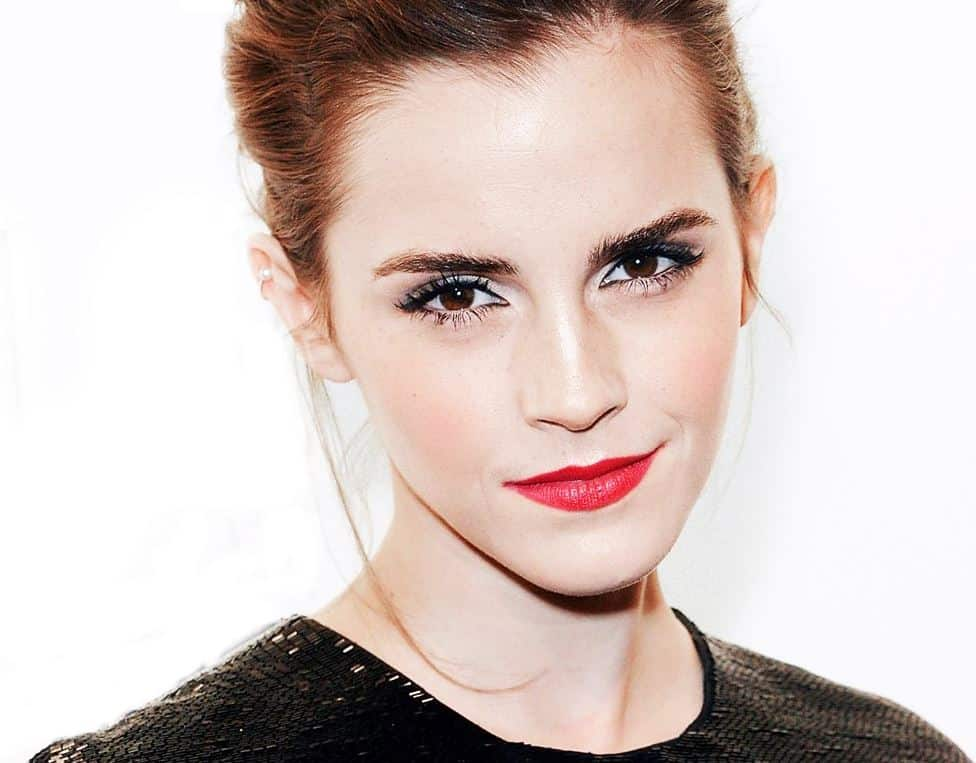
#> input picture 04/lesson2.jpg, 976 x 763 px
$ python 4.10.py
#> lines starting #> are read from the running program, lines starting #| are printed output that depends on the picture; after the words box and inside, x2 and y2 are one past the last pixel; in counts of white or black regions, pixels touching at a corner belong together
import cv2
img = cv2.imread("lesson2.jpg")
#> img is the input picture: shape (763, 976, 3); mean B, G, R 195.5, 199.8, 214.1
hsv = cv2.cvtColor(img,cv2.COLOR_BGR2HSV)
#> hsv: shape (763, 976, 3); mean H, S, V 47.3, 36.2, 215.1
h,s,v = cv2.split(hsv)
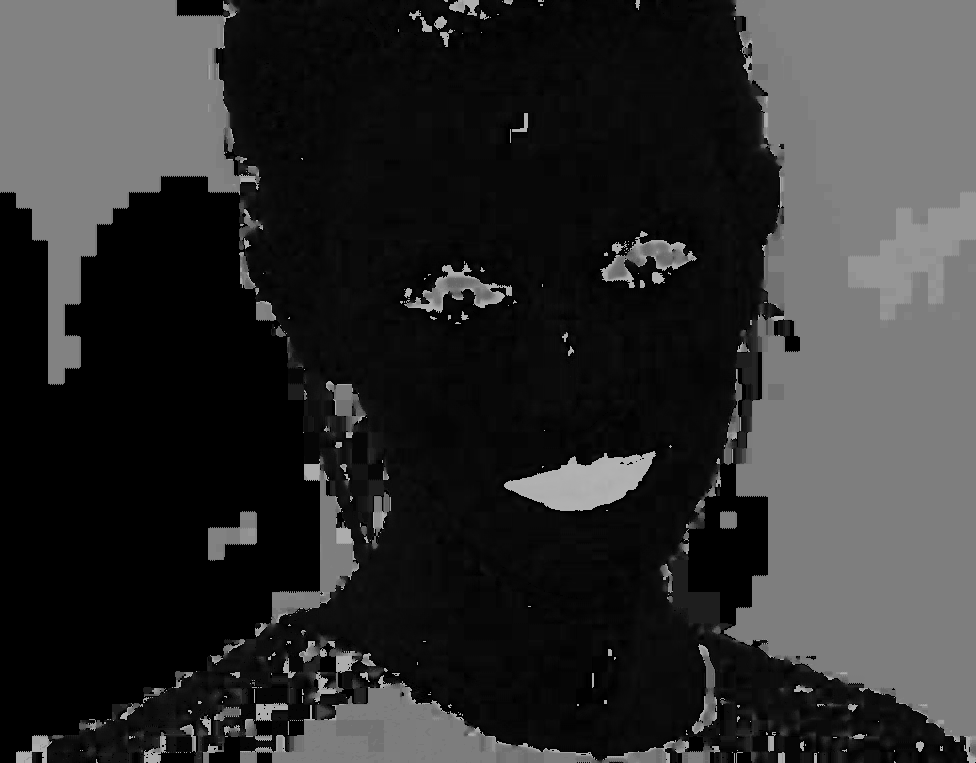
#> h: shape (763, 976); min 0, max 179, mean 47.3
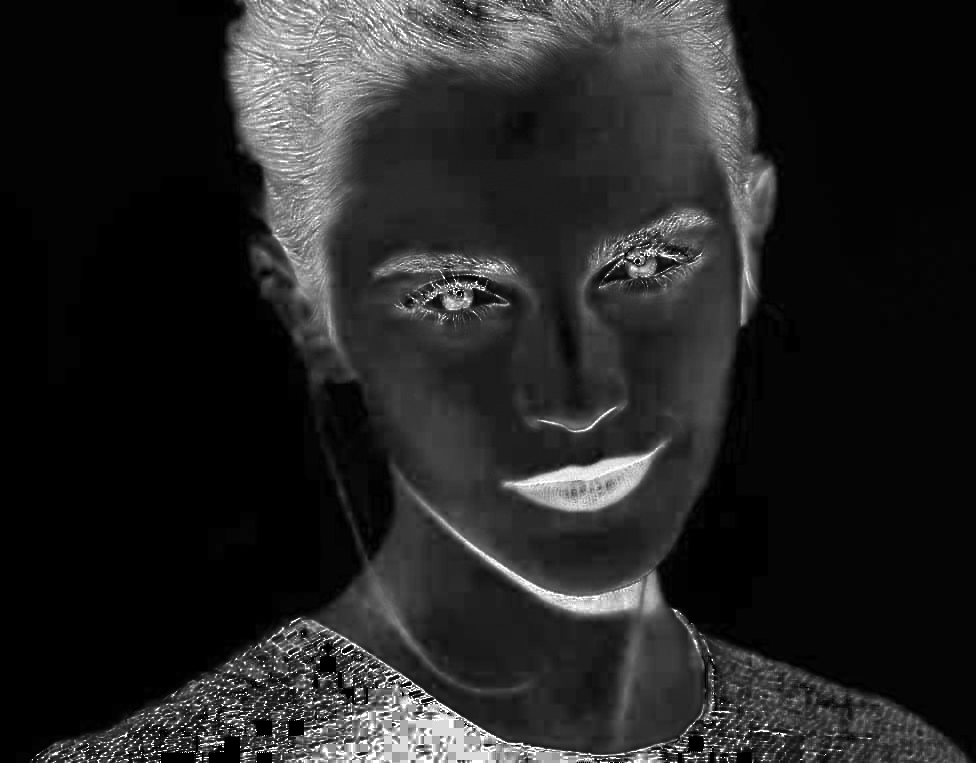
#> s: shape (763, 976); min 0, max 255, mean 36.2
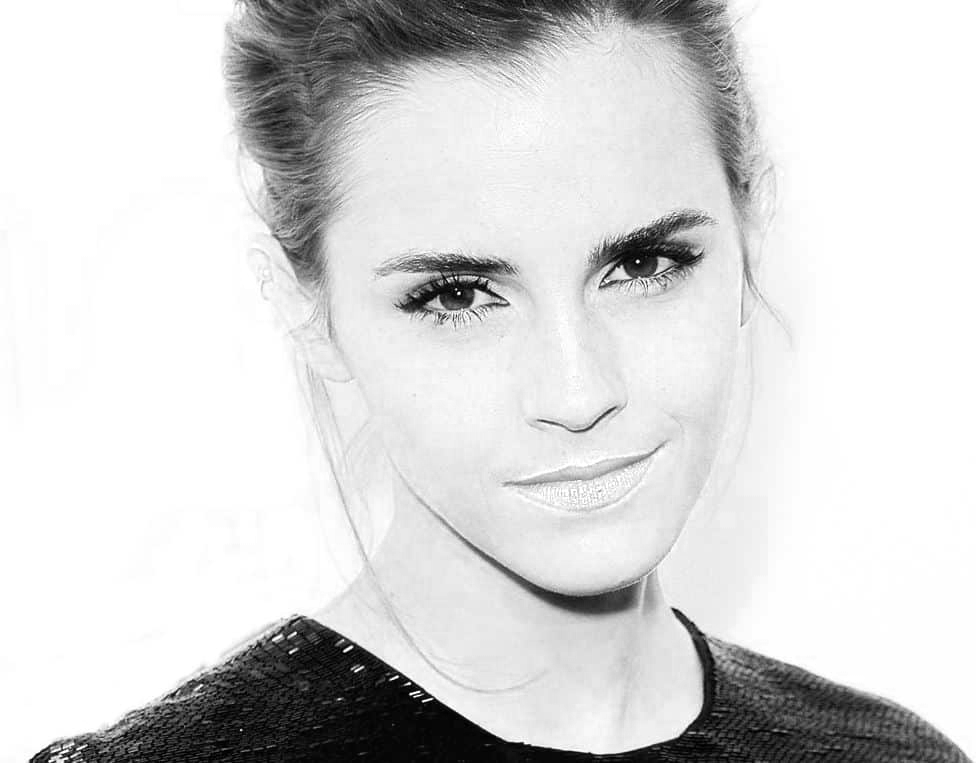
#> v: shape (763, 976); min 0, max 255, mean 215.1
minHue = 5
maxHue = 170
hueMask = cv2.inRange(h,minHue,maxHue)
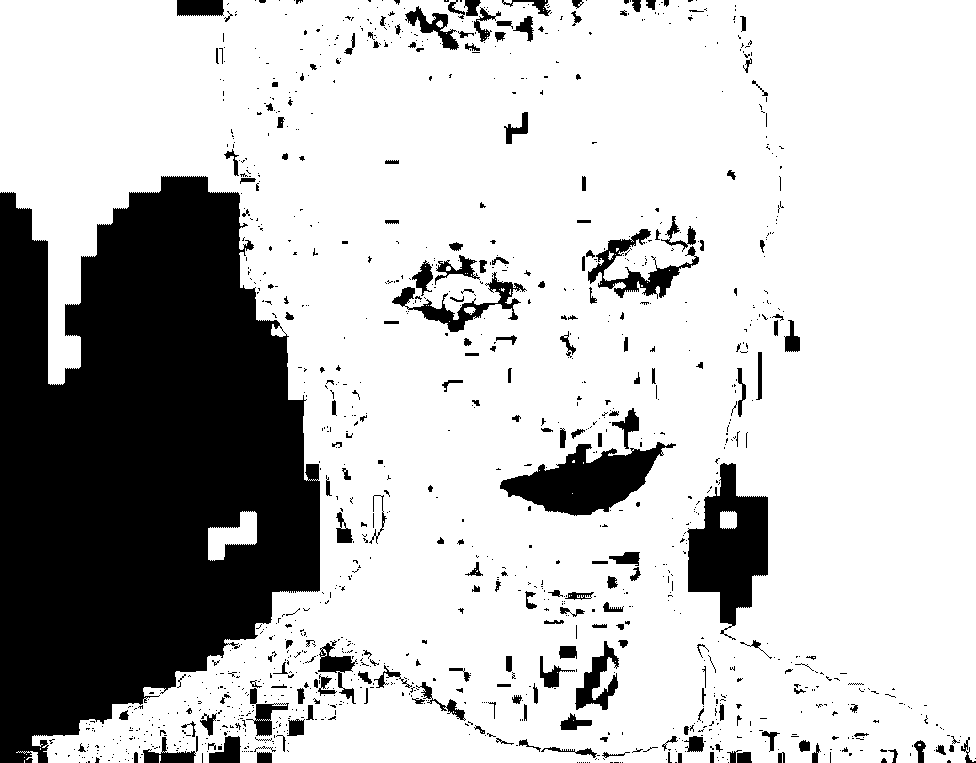
#> hueMask: shape (763, 976); 76.2% white; 1223 black regions (1010 under 20 px), largest, box (x1, y1, x2, y2) and area: (0, 176, 320, 763) 134189, (687, 463, 768, 640) 7863, (500, 442, 676, 516) 6496
minSat = 25
maxSat = 166
satMask = cv2.inRange(s,minSat,maxSat)
#> satMask: shape (763, 976); 43.5% white; 167 white regions (148 under 20 px), largest, box (x1, y1, x2, y2) and area: (36, 0, 971, 763) 321806, (555, 480, 597, 501) 409, (594, 479, 617, 497) 202
mask = hueMask & satMask
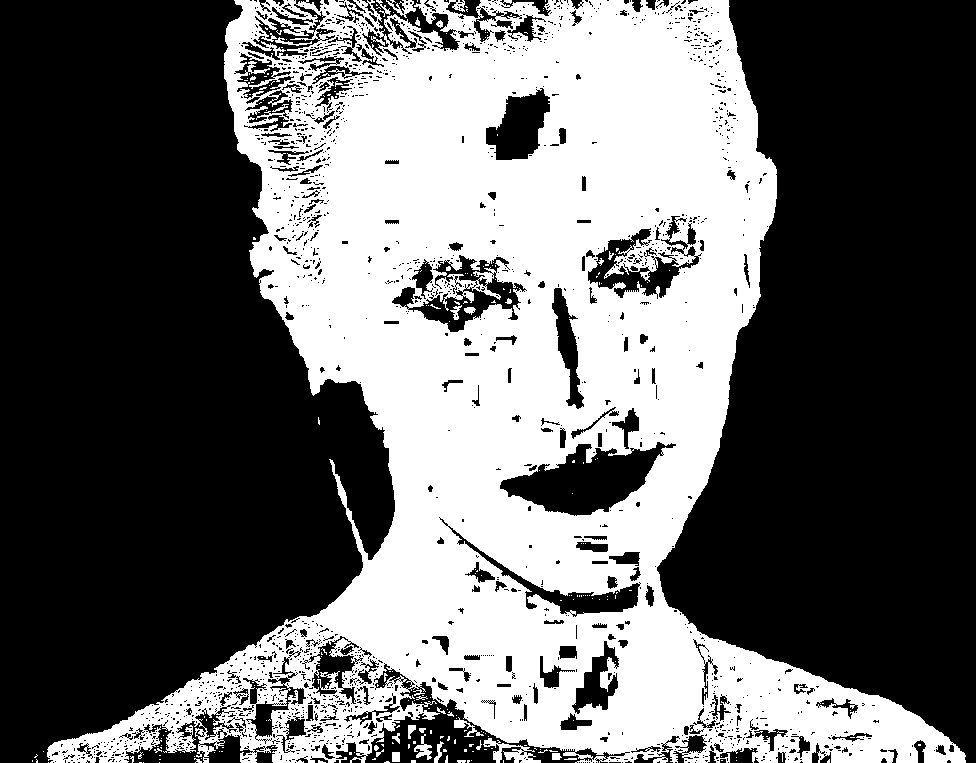
#> mask: shape (763, 976); 40.8% white; 273 white regions (240 under 20 px), largest, box (x1, y1, x2, y2) and area: (47, 0, 966, 763) 300568, (483, 738, 541, 763) 571, (386, 0, 416, 18) 212
roi=cv2.bitwise_and(img,img,mask=mask)
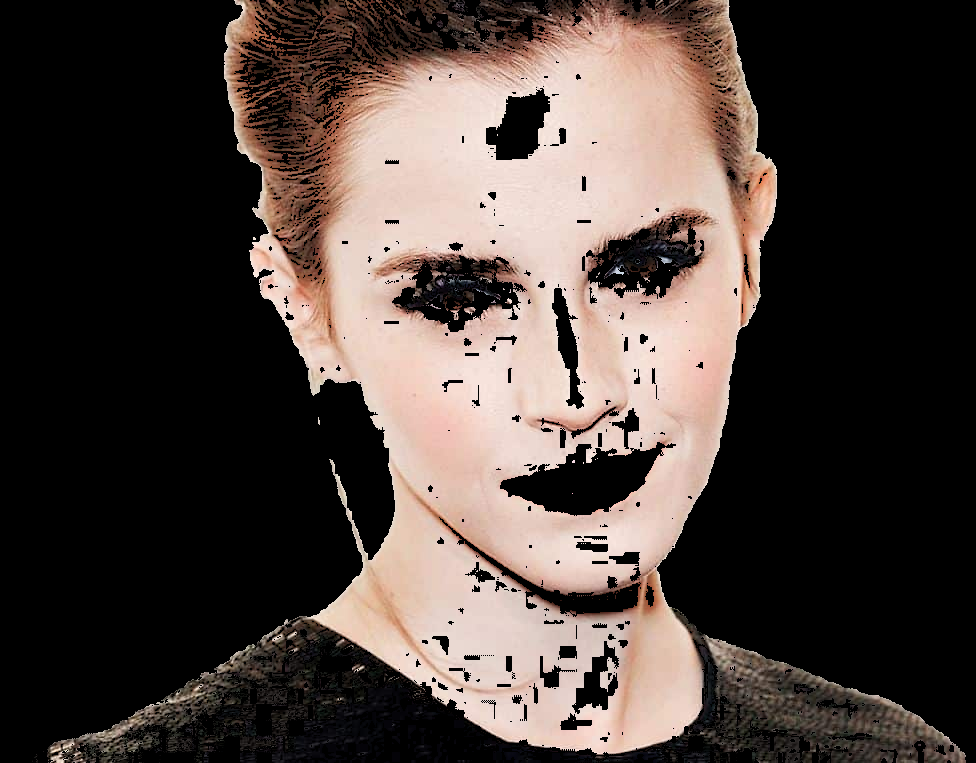
#> roi: shape (763, 976, 3); mean B, G, R 60.6, 65.6, 76.9
cv2.imshow("img",img)
cv2.imshow("ROI",roi)
cv2.waitKey()
cv2.destroyAllWindows()
